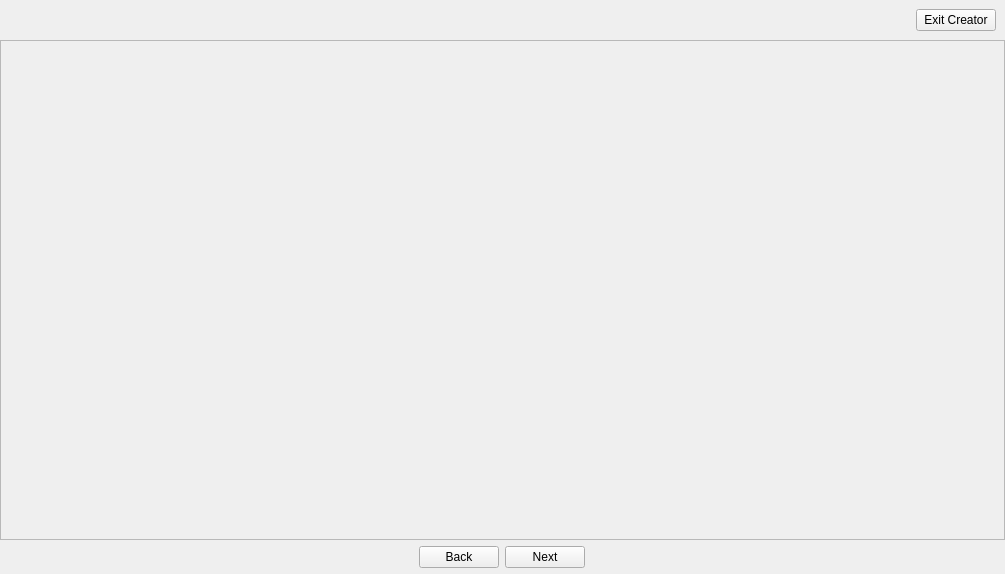
<?xml version="1.0" encoding="UTF-8"?>
<ui version="4.0">
 <class>CreateWidget</class>
 <widget class="QWidget" name="CreateWidget">
  <property name="geometry">
   <rect>
    <x>0</x>
    <y>0</y>
    <width>1005</width>
    <height>574</height>
   </rect>
  </property>
  <property name="sizePolicy">
   <sizepolicy hsizetype="Minimum" vsizetype="Minimum">
    <horstretch>0</horstretch>
    <verstretch>0</verstretch>
   </sizepolicy>
  </property>
  <property name="windowTitle">
   <string>createWidget</string>
  </property>
  <layout class="QVBoxLayout" name="verticalLayout">
   <property name="spacing">
    <number>0</number>
   </property>
   <property name="leftMargin">
    <number>0</number>
   </property>
   <property name="topMargin">
    <number>0</number>
   </property>
   <property name="rightMargin">
    <number>0</number>
   </property>
   <property name="bottomMargin">
    <number>0</number>
   </property>
   <item>
    <widget class="QWidget" name="widget" native="true">
     <property name="sizePolicy">
      <sizepolicy hsizetype="Preferred" vsizetype="Maximum">
       <horstretch>0</horstretch>
       <verstretch>0</verstretch>
      </sizepolicy>
     </property>
     <property name="minimumSize">
      <size>
       <width>0</width>
       <height>0</height>
      </size>
     </property>
     <property name="maximumSize">
      <size>
       <width>16777215</width>
       <height>16777215</height>
      </size>
     </property>
     <property name="layoutDirection">
      <enum>Qt::LeftToRight</enum>
     </property>
     <property name="styleSheet">
      <string notr="true"/>
     </property>
     <layout class="QHBoxLayout" name="horizontalLayout">
      <property name="leftMargin">
       <number>0</number>
      </property>
      <property name="topMargin">
       <number>0</number>
      </property>
      <property name="rightMargin">
       <number>0</number>
      </property>
      <property name="bottomMargin">
       <number>0</number>
      </property>
      <item>
       <widget class="ProgressSteps" name="progressSteps" native="true">
        <property name="sizePolicy">
         <sizepolicy hsizetype="MinimumExpanding" vsizetype="Maximum">
          <horstretch>0</horstretch>
          <verstretch>0</verstretch>
         </sizepolicy>
        </property>
       </widget>
      </item>
     </layout>
    </widget>
   </item>
   <item alignment="Qt::AlignRight">
    <widget class="QWidget" name="widget_3" native="true">
     <property name="minimumSize">
      <size>
       <width>0</width>
       <height>0</height>
      </size>
     </property>
     <property name="layoutDirection">
      <enum>Qt::LeftToRight</enum>
     </property>
     <layout class="QHBoxLayout" name="horizontalLayout_3">
      <item>
       <widget class="QPushButton" name="exitButton">
        <property name="text">
         <string>Exit Creator</string>
        </property>
       </widget>
      </item>
     </layout>
    </widget>
   </item>
   <item>
    <widget class="QScrollArea" name="scrollArea">
     <property name="widgetResizable">
      <bool>true</bool>
     </property>
     <widget class="QWidget" name="scrollAreaWidgetContents">
      <property name="geometry">
       <rect>
        <x>0</x>
        <y>0</y>
        <width>1003</width>
        <height>494</height>
       </rect>
      </property>
      <layout class="QVBoxLayout" name="verticalLayout_2">
       <item>
        <widget class="QWidget" name="createWidgetBox" native="true">
         <property name="sizePolicy">
          <sizepolicy hsizetype="MinimumExpanding" vsizetype="MinimumExpanding">
           <horstretch>0</horstretch>
           <verstretch>10</verstretch>
          </sizepolicy>
         </property>
         <property name="styleSheet">
          <string notr="true"/>
         </property>
        </widget>
       </item>
      </layout>
     </widget>
    </widget>
   </item>
   <item alignment="Qt::AlignHCenter">
    <widget class="QWidget" name="buttonBox" native="true">
     <layout class="QHBoxLayout" name="horizontalLayout_2">
      <property name="topMargin">
       <number>6</number>
      </property>
      <property name="bottomMargin">
       <number>6</number>
      </property>
      <item>
       <widget class="QPushButton" name="backButton">
        <property name="sizePolicy">
         <sizepolicy hsizetype="Maximum" vsizetype="Fixed">
          <horstretch>0</horstretch>
          <verstretch>0</verstretch>
         </sizepolicy>
        </property>
        <property name="text">
         <string>Back</string>
        </property>
       </widget>
      </item>
      <item>
       <widget class="QPushButton" name="nextButton">
        <property name="sizePolicy">
         <sizepolicy hsizetype="Maximum" vsizetype="Fixed">
          <horstretch>0</horstretch>
          <verstretch>0</verstretch>
         </sizepolicy>
        </property>
        <property name="text">
         <string>Next</string>
        </property>
       </widget>
      </item>
     </layout>
    </widget>
   </item>
  </layout>
 </widget>
 <customwidgets>
  <customwidget>
   <class>ProgressSteps</class>
   <extends>QWidget</extends>
   <header>..create.progressSteps</header>
   <container>1</container>
  </customwidget>
 </customwidgets>
 <resources/>
 <connections/>
</ui>
